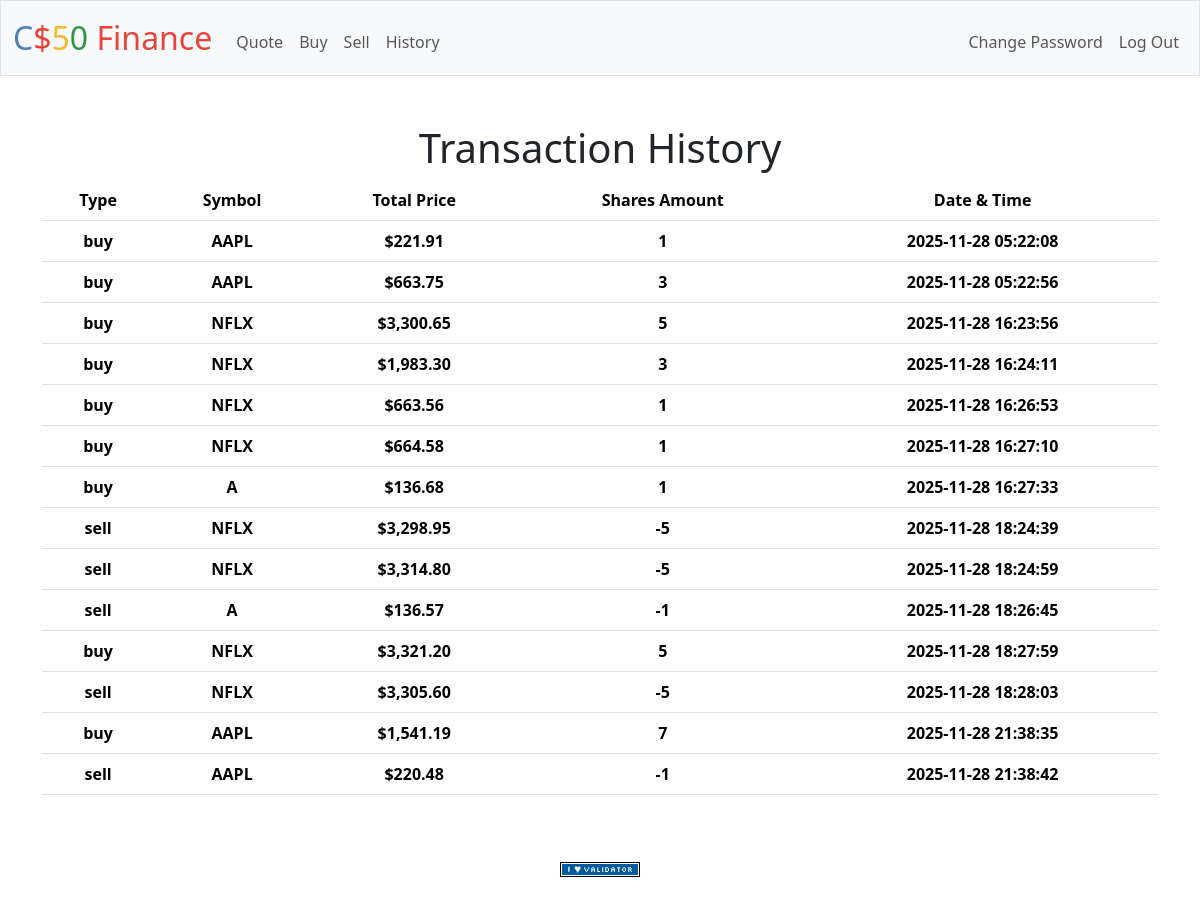
Page /history (signed in) on the earlier database version.
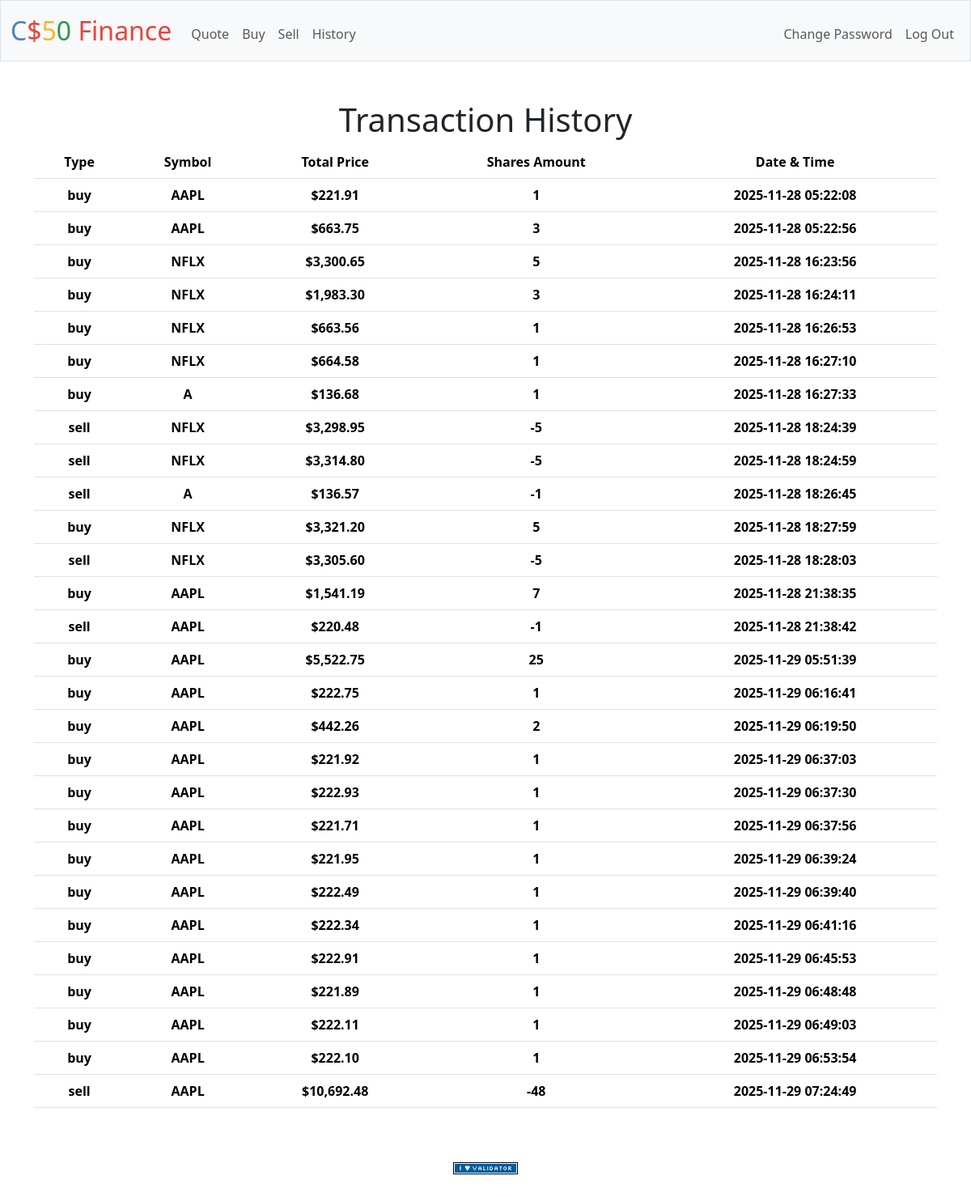
Same page on the later database version.
### tables this page shows
CREATE TABLE orders (id INTEGER PRIMARY KEY AUTOINCREMENT NOT NULL, user_id TEXT, type TEXT, symbol TEXT, shares INTEGER, total_price REAL,time TEXT);

### app.py (the view)
@app.route("/history")
@login_required
def history():
    user_transactions = db.execute("SELECT * FROM orders WHERE user_id = ?", session["user_id"])
    print(user_transactions)
    return render_template("history.html", user_transactions = user_transactions)

### app.py (called while the page is built)
@app.after_request
def after_request(response):
    response.headers["Cache-Control"] = "no-cache, no-store, must-revalidate"
    response.headers["Expires"] = 0
    response.headers["Pragma"] = "no-cache"
    return response

### helpers.py (called while the page is built)
def login_required(f):
    @wraps(f)
    def decorated_function(*args, **kwargs):
        if session.get("user_id") is None:
            return redirect("/login")
        return f(*args, **kwargs)
    return decorated_function

def usd(value):
    return f"${value:,.2f}"

### templates/history.html (shortened to what this page needs)
{% extends "layout.html" %}
{% block main %}
    <h1>Transaction History</h1>
    <table class="table">
        <tr>
            <th>Type</th>
            <th>Symbol</th>
            <th>Total Price</th>
            <th>Shares Amount</th>
            <th>Date & Time</th>
        </tr>
        {% for line in user_transactions %}
        <tr>
            <th>{{line["type"]}}</th>
            <th>{{line["symbol"]}}</th>
            <th>{{line["total_price"] | usd}}</th>
            <th>{{line["shares"]}}</th>
            <th>{{line["time"]}}</th>
        </tr>
        {% endfor %}
    </table>
{% endblock %}

### templates/layout.html (shortened to what this page needs)
<!DOCTYPE html>
<html lang="en">
    <head>
        <link href="https://cdn.jsdelivr.net/npm/bootstrap@5.3.3/dist/css/bootstrap.min.css" rel="stylesheet">
        <link href="/static/styles.css" rel="stylesheet">
    </head>
    <body>
        <nav class="bg-light border navbar navbar-expand-md navbar-light">
            <div class="container-fluid">
                <a class="navbar-brand" href="/"><span class="blue">C</span><span class="red">$</span><span class="yellow">5</span><span class="green">0</span> <span class="red">Finance</span></a>
                <div class="collapse navbar-collapse" id="navbar">
                    {% if session["user_id"] %}
                        <ul class="navbar-nav me-auto mt-2">
                            <li class="nav-item"><a class="nav-link" href="/quote">Quote</a></li>
                            <li class="nav-item"><a class="nav-link" href="/buy">Buy</a></li>
                            <li class="nav-item"><a class="nav-link" href="/sell">Sell</a></li>
                            <li class="nav-item"><a class="nav-link" href="/history">History</a></li>
                        </ul>
                        <ul class="navbar-nav ms-auto mt-2">
                            <li class="nav-item"><a class="nav-link" href="/change_password">Change Password</a></li>
                            <li class="nav-item"><a class="nav-link" href="/logout">Log Out</a></li>
                        </ul>
                    {% else %}
                        <ul class="navbar-nav ms-auto mt-2">
                            <li class="nav-item"><a class="nav-link" href="/register">Register</a></li>
                            <li class="nav-item"><a class="nav-link" href="/login">Log In</a></li>
                        </ul>
                    {% endif %}
                </div>
            </div>
        </nav>
        <main class="container py-5 text-center">
            {% block main %}{% endblock %}
        </main>
        <footer class="mb-5">
            <form action="https://validator.w3.org/check" class="text-center" enctype="multipart/form-data" method="post" target="_blank">
                <input alt="Validate" src="/static/I_heart_validator.png" type="image">
            </form>
        </footer>
    </body>
</html>

### static/styles.css (style rules this page uses)
nav .navbar-brand { font-size: xx-large; }
nav .navbar-brand .blue { color: #537fbe; }
nav .navbar-brand .red { color: #ea433b; }
nav .navbar-brand .yellow { color: #f5b82e; }
nav .navbar-brand .green { color: #2e944b; }

Differences in the rows shown:
added orders: type "buy", symbol "AAPL", total_price "$5,522.75", shares "25", time "2025-11-29 05:51:39"
added orders: type "buy", symbol "AAPL", total_price "$222.75", shares "1", time "2025-11-29 06:16:41"
added orders: type "buy", symbol "AAPL", total_price "$442.26", shares "2", time "2025-11-29 06:19:50"
added orders: type "buy", symbol "AAPL", total_price "$221.92", shares "1", time "2025-11-29 06:37:03"
added orders: type "buy", symbol "AAPL", total_price "$222.93", shares "1", time "2025-11-29 06:37:30"
added orders: type "buy", symbol "AAPL", total_price "$221.71", shares "1", time "2025-11-29 06:37:56"
added orders: type "buy", symbol "AAPL", total_price "$221.95", shares "1", time "2025-11-29 06:39:24"
added orders: type "buy", symbol "AAPL", total_price "$222.49", shares "1", time "2025-11-29 06:39:40"
added orders: type "buy", symbol "AAPL", total_price "$222.34", shares "1", time "2025-11-29 06:41:16"
added orders: type "buy", symbol "AAPL", total_price "$222.91", shares "1", time "2025-11-29 06:45:53"
added orders: type "buy", symbol "AAPL", total_price "$221.89", shares "1", time "2025-11-29 06:48:48"
added orders: type "buy", symbol "AAPL", total_price "$222.11", shares "1", time "2025-11-29 06:49:03"
added orders: type "buy", symbol "AAPL", total_price "$222.10", shares "1", time "2025-11-29 06:53:54"
added orders: type "sell", symbol "AAPL", total_price "$10,692.48", shares "-48", time "2025-11-29 07:24:49"
